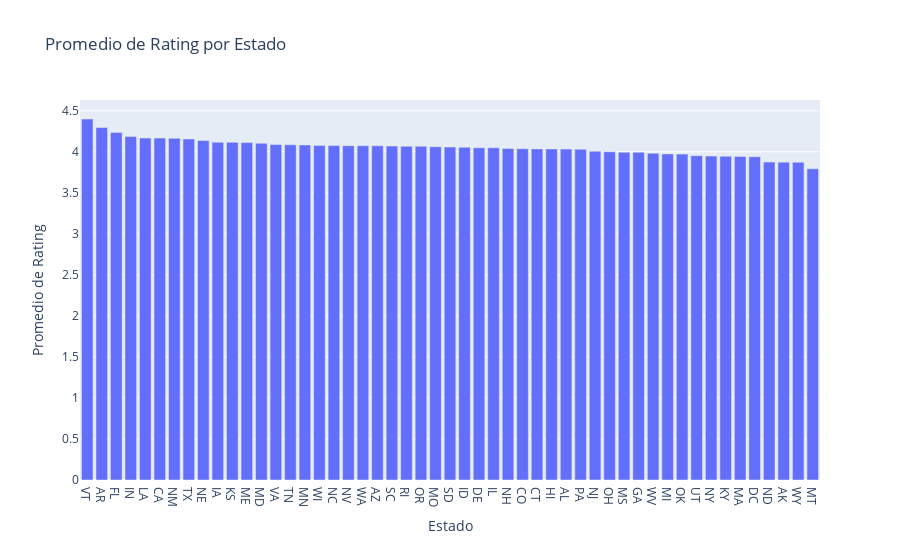

Write notebook code for a chart like this one.
### Markdown cell above
- **Distribución de Reviews: El gráfico muestra la proporción de reviews por estado, lo que permite visualizar qué estados tienen una mayor o menor participación en términos de reviews.**

### Code cell
# Este código calcula el promedio de 'avg_rating' por cada estado y genera un gráfico con Plotly.

# Calcular el promedio de 'avg_rating' por cada estado
avg_rating_by_state = merged_df.groupby('state')['avg_rating'].mean().reset_index()

# Graficar el promedio de 'avg_rating' por cada estado
fig = px.bar(avg_rating_by_state, x='state', y='avg_rating', title='Promedio de Rating por Estado', labels={'state': 'Estado', 'avg_rating': 'Promedio de Rating'})
fig.update_layout(xaxis={'categoryorder':'total descending'})
fig.show()

### Figure 1 — Plotly figure (JSON) as saved in the notebook; plotly's stock layout.template omitted (floating-point values rounded to 4 significant figures)
{"data": [{"alignmentgroup": "True", "hovertemplate": "Estado=%{x}<br>Promedio de Rating=%{y}<extra></extra>", "legendgroup": "", "marker": {"color": "#636efa", "pattern": {"shape": ""}}, "name": "", "offsetgroup": "", "orientation": "v", "showlegend": false, "textposition": "auto", "type": "bar", "x": ["AK", "AL", "AR", "AZ", "CA", "CO", "CT", "DC", "DE", "FL", "GA", "HI", "IA", "ID", "IL", "IN", "KS", "KY", "LA", "MA", "MD", "ME", "MI", "MN", "MO", "MS", "MT", "NC", "ND", "NE", "NH", "NJ", "NM", "NV", "NY", "OH", "OK", "OR", "PA", "RI", "SC", "SD", "TN", "TX", "UT", "VA", "VT", "WA", "WI", "WV", "WY"], "xaxis": "x", "y": [3.874, 4.033, 4.297, 4.074, 4.168, 4.037, 4.036, 3.94, 4.05, 4.237, 3.995, 4.035, 4.117, 4.056, 4.049, 4.187, 4.115, 3.945, 4.168, 3.944, 4.104, 4.112, 3.975, 4.084, 4.063, 3.995, 3.794, 4.077, 3.875, 4.137, 4.041, 4.007, 4.164, 4.075, 3.948, 4.001, 3.972, 4.068, 4.031, 4.069, 4.071, 4.059, 4.085, 4.157, 3.953, 4.089, 4.4, 4.075, 4.078, 3.983, 3.874], "yaxis": "y"}], "layout": {"barmode": "relative", "legend": {"tracegroupgap": 0}, "title": {"text": "Promedio de Rating por Estado"}, "xaxis": {"anchor": "y", "categoryorder": "total descending", "domain": [0, 1], "title": {"text": "Estado"}}, "yaxis": {"anchor": "x", "domain": [0, 1], "title": {"text": "Promedio de Rating"}}}}
